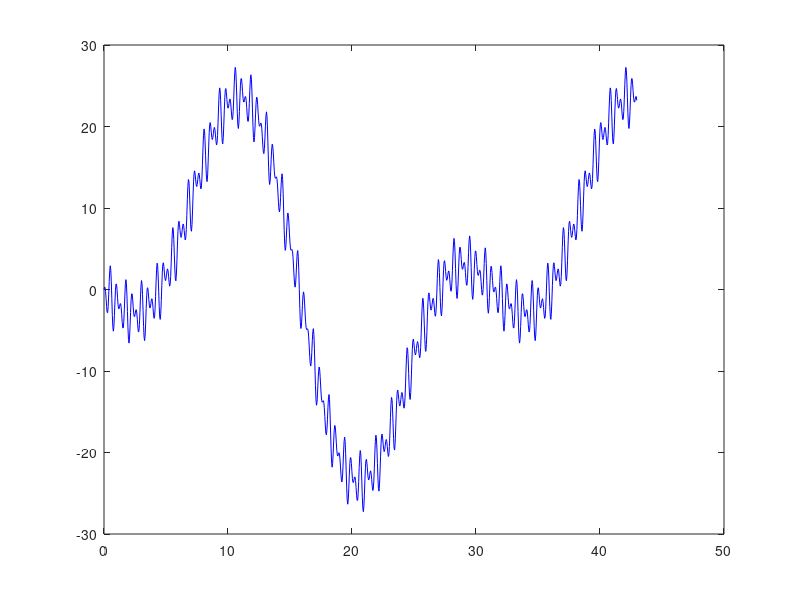
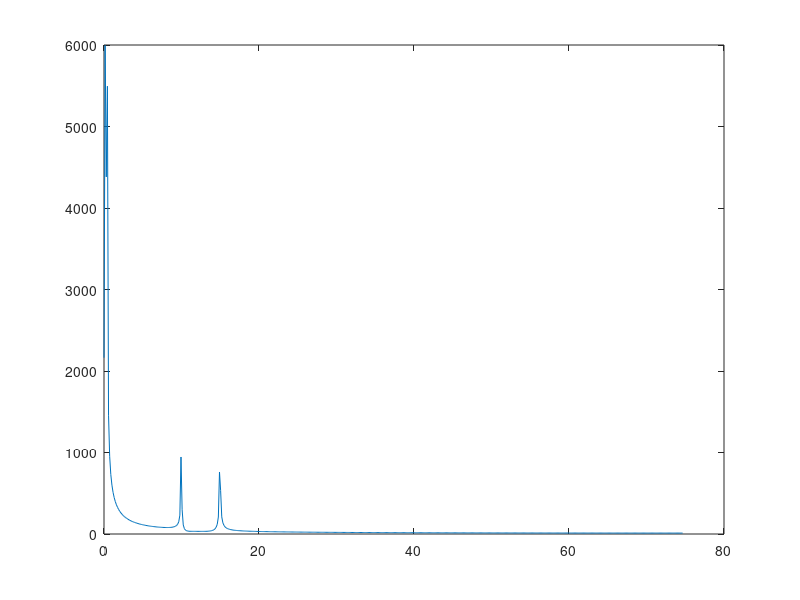
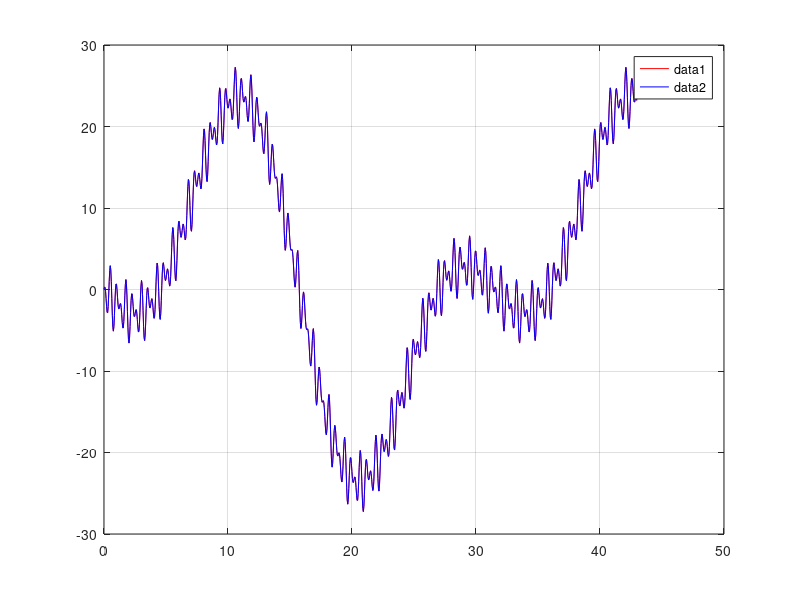
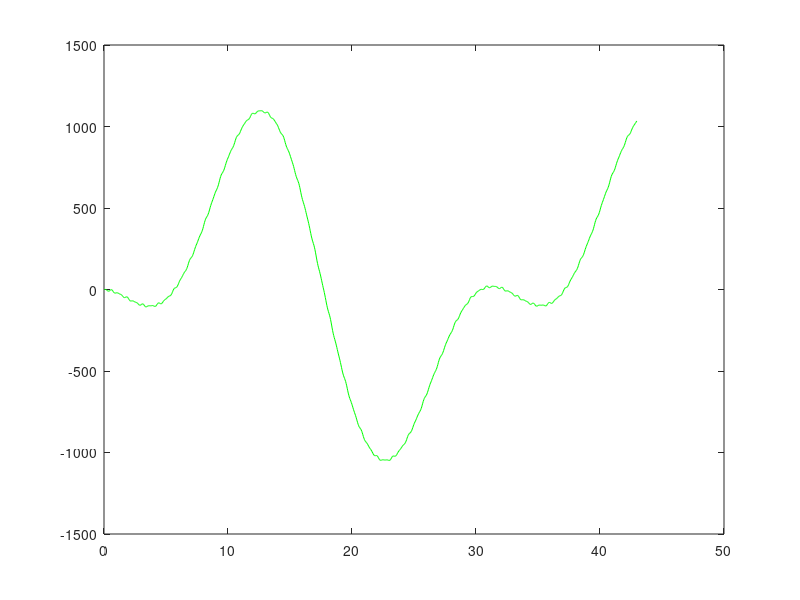

Recreate these plots in MATLAB, in order.
function aproximacion_2

  %registro del aula
  g = load("datosfuncion.txt", "-ascii");
  N = length(g);
  w0 = (2 * pi) / N;
  Dt = 0.042;
  t0=0;
  m=fix((N-1)/2);
  dim=2*m+1;


  Tp=N*Dt;      %Rango de Abscisas
  w1=(2*pi)/Tp; 

  %GRAFICA DE FUNCION G
  for k=1:N
    t(k)=t0+(k-1)*Dt;
  endfor

  figure(1)
  grid on
  plot(t,g,'b')

  %TDF

  tdfG=fft(g,N);      %TDF

  modulo=abs(tdfG);   %modulo

  %Crear un vector de frecuencias
  frecuencias=w1*(0:(N-1));

  %Grafica en frecuencias
  figure(2)
  plot(frecuencias(1:N/2), modulo(1:N/2))

  %Matriz PHI
  phi=zeros(N,dim);
  phi(:,1)=1;
  for j=1:N
    for k=1:m
      phi(j,2*k)=cos(w0*k*(j-1));
      phi(j,2*k+1)=sin(w0*k*(j-1));
    endfor
  endfor

  G=phi'*g;
  a=zeros(dim,1);

  a=inv(phi'*phi)*G;  %Otra forma de calcular 'a' mejor
  display(a)



  %Aprox con MIN Cuadrado y Funciones Trigonometricas
  pa=phi*a;

  figure(4)
  plot(t, pa,'r',t,g,'b')
  grid on
  legend


  %%NO PODEMOS VARIAR M PARA VER DIFERENTES RESULTADOS

  %h o g significa g convolucion h. h y g van a tener N elementos porque son en funcion de t.
  %y(t) va a tener 2 * N - 1 elementos

  %Convolucion
  k=3;
  p=w1*k;

  for k=1:N
      h(k)=e^(-p*t(k));
  endfor
  y=conv(g,h);

  display(length(y))

  figure(5);
  plot(t,y(1:(length(t))),'g');

endfunction